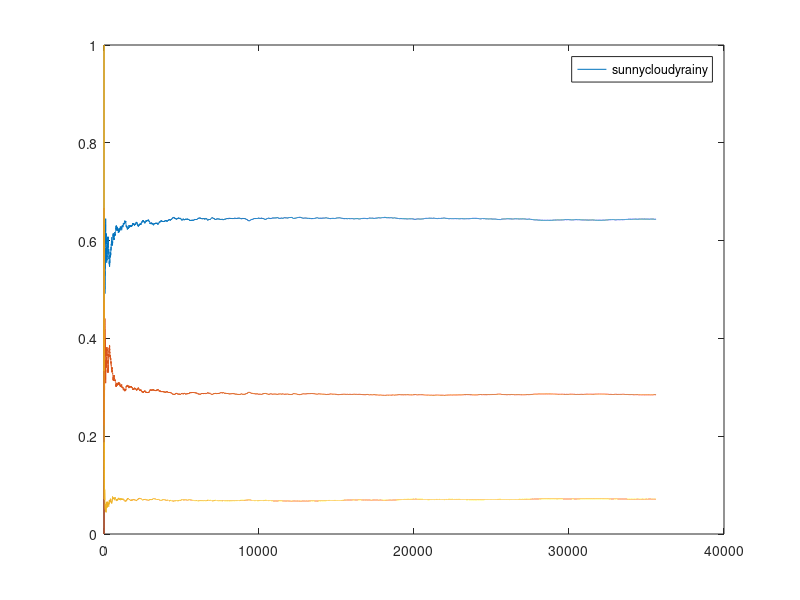

Here is the MATLAB script that generated this plot:
clear;
transitions = [
    0.8, 0.2, 0.0;
    0.4, 0.4, 0.2;
    0.2, 0.6, 0.2];

labels = ["sunny", "cloudy", "rainy"];
epsilon = 0.00001;

states_number = size(transitions, 2);

history = [];
stationary_distribution = ones(1, states_number) / states_number;
state = randi([1, states_number]);

loop = true;

while loop
    history = [history, state];
    probabilities = transitions(state, :);
    p = rand;
    result_index = 1;
    tot = probabilities(result_index);
    while tot < p
        result_index = result_index + 1;
        tot = tot + probabilities(result_index);
    end
    state = result_index;
    
    new_distribution = zeros(1, states_number);
    for j=1:states_number
        new_distribution(j) = sum(history == j) / size(history, 2);
    end
    
    stationary_distribution = [stationary_distribution; new_distribution];
    if all(new_distribution - stationary_distribution(end-1, :) < epsilon)
        loop = false;
    end
end

% plot of random weather generation
% figure();
% plot(history);

% plot of probability distribution of weathers over time
figure();
plot(stationary_distribution);
legend(labels);

% stationary distribution
stationary_distribution(end, :)

% entropy of the stationary distribution
entropy = 0;
for i=1:states_number
    for j=1:states_number
        if transitions(i, j) ~= 0
            entropy = entropy - stationary_distribution(end, i) * transitions(i, j) * log(transitions(i, j));
        end
    end
end
entropy